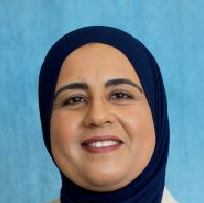
#> input picture LineTrace/face.png, 204 x 203 px
$ python untitled1.py
#> lines starting #> are read from the running program, lines starting #| are printed output that depends on the picture; after the words box and inside, x2 and y2 are one past the last pixel; in counts of white or black regions, pixels touching at a corner belong together
# import the necessary packages

from scipy.spatial import distance as dist
from imutils import perspective
from imutils import contours
import numpy as np
import argparse
import imutils
import cv2
#import cv2 as cv
import matplotlib.pyplot as plt
from PIL import Image, ImageFilter
from ipywidgets import interact, IntSlider, Checkbox
import sys
import math
from PIL import Image, ImageDraw

height=200
width=200

image = cv2.imread("face.png")
#> image is the input picture: shape (203, 204, 3); mean B, G, R 143.9, 130.9, 105.2
image = cv2.resize(image, (width,height))
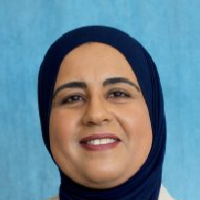
#> image: shape (200, 200, 3); mean B, G, R 143.7, 130.7, 105.1
gray = cv2.cvtColor(image, cv2.COLOR_BGR2GRAY)
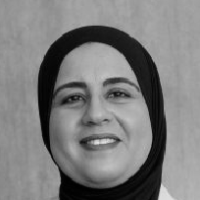
#> gray: shape (200, 200); min 0, max 226, mean 124.6
blurred = cv2.GaussianBlur(gray, (3, 3), 10)

edged = cv2.Canny(gray, 170, 100)
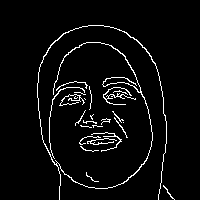
#> edged: shape (200, 200); 4.4% white in thin lines or dots, all inside (x1, y1, x2, y2) = (37, 25, 175, 200)

# find the contours in the edged image
contours, _ = cv2.findContours(edged, cv2.RETR_EXTERNAL, cv2.CHAIN_APPROX_SIMPLE)
#> contours = 25 contours, 23 with area under 20; largest, box (x1, y1, x2, y2) and area: (37, 25, 167, 200) 148, (103, 87, 136, 105) 24
image_copy = image.copy()
# draw the contours on a copy of the original image
cv2.drawContours(image_copy, contours, -1, (0, 255, 0), 1)
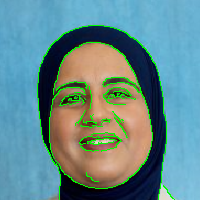
#> image_copy: shape (200, 200, 3); 4.38% of pixels changed, all inside (x1, y1, x2, y2) = (37, 25, 175, 200)
print(len(contours), "objects were found in this image.")
#| 25 objects were found in this image.

imgplot = plt.imshow(gray)
plt.show()

imgplot = plt.imshow(edged)
plt.show()
cv2.waitKey(0)
np_img = np.asarray(edged)
np_img[np_img > 0] = 1
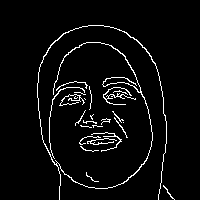
#> np_img: shape (200, 200); values 0 (black) and 1 (white), 4.4% white in thin lines or dots, all inside (x1, y1, x2, y2) = (37, 25, 175, 200)
np_img.shape
np_img[height-1]=0
#> np_img: shape (200, 200); values 0 (black) and 1 (white), 4.4% white in thin lines or dots, all inside (x1, y1, x2, y2) = (37, 25, 174, 199)

np_img[0]=0
np_img[:,0]=0
np_img[:,width-1]=0
